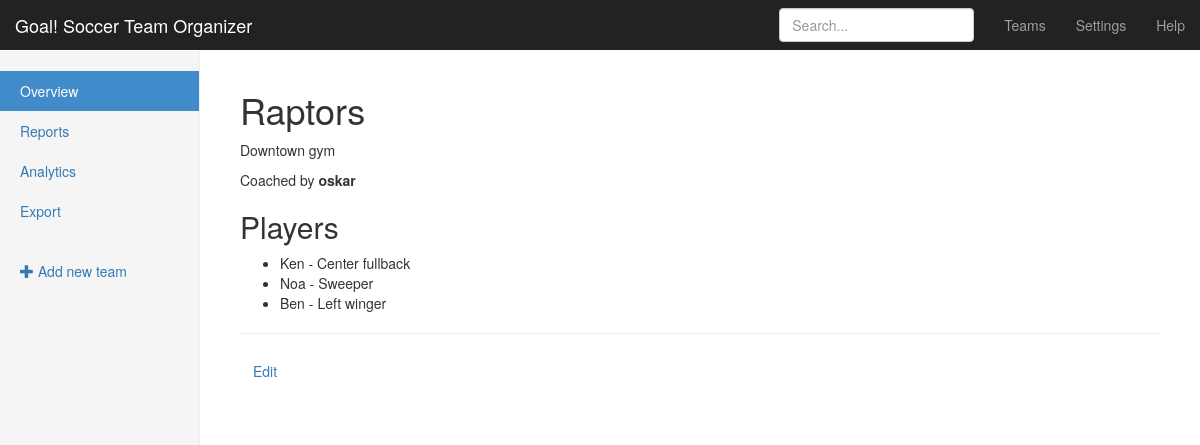
Before: /teams/2/ with the older database file.
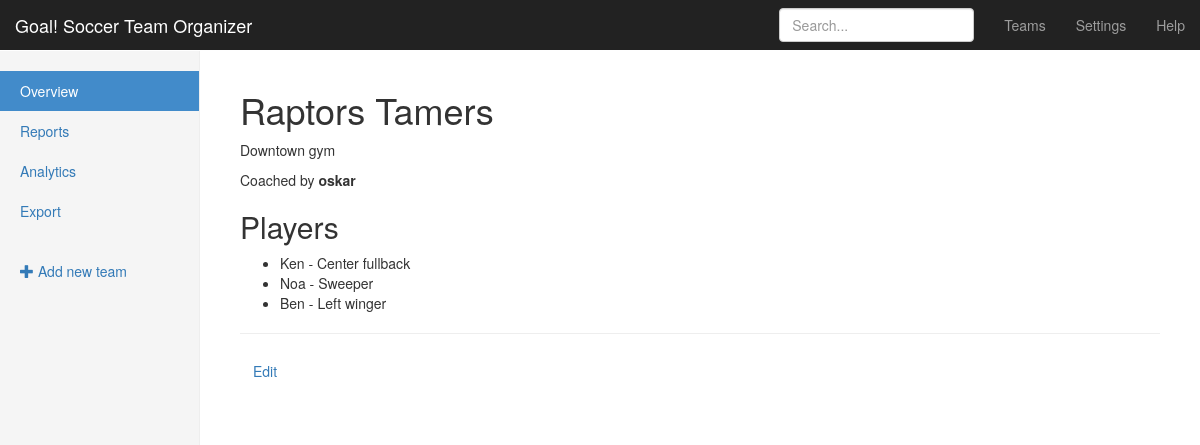
After: the same page with the newer database file.
### teams/models.py (models this page shows, shortened)
class Team(models.Model):
    name = models.CharField(max_length=255)
    coach = models.ForeignKey(User, related_name='teams')
    practice_location = models.CharField(max_length=255)

class Player(models.Model):
    name = models.CharField(max_length=255)
    age = models.PositiveIntegerField()
    position = models.CharField(choices=POSITIONS, max_length=3)
    team = models.ForeignKey(Team, related_name='players')

### teams/views.py (the view)
# urls.py: url(r'^(?P<pk>\d+)/$', views.TeamDetailView.as_view(), name='detail'),
class TeamDetailView(DetailView, UpdateView):
	fields = ('name', 'practice_location', 'coach')
	model = models.Team
	template_name = 'teams/team_detail.html'

### teams/templates/teams/team_detail.html (shortened to what this page needs)
{% extends "teams/_layout.html" %}
{% block body_content %}
<h1>{{ team.name  }}</h1>
<p class="muted">{{ team.practice_location }}</p>
<p>Coached by <strong>{{ team.coach.get_full_name|default:team.coach }}</strong></p>
<h2>Players</h2>
<ul>
{% for player in team.players.all %}
	<li>{{ player.name }} - {{ player.get_position_display }}</li>
{% endfor %}
</ul>
<hr>
<p><a href="{% url 'teams:update' pk=team.pk %}" class="btn">Edit</a></p>
{% endblock %}

### teams/templates/teams/_layout.html
{% extends "_layout.html" %}
{% block sidebar_content %}
<ul class="nav nav-sidebar">
	<li class="active"><a href="#">Overview
		<span class="sr-only">(current)</span></a></li>
	<li><a href="#">Reports</a></li>
	<li><a href="#">Analytics</a></li>
	<li><a href="#">Export</a></li>
</ul>
<ul class="nav nav-sidebar">
	<li><a href="{% url 'teams:create' %}"><span class="glyphicon glyphicon-plus" aria-hidden="true"></span> Add new team</a></li>
</ul>
{% endblock %}

### templates/_layout.html (shortened to what this page needs)
<!DOCTYPE html>
<html lang="en">
    <head>
        {% load static from staticfiles %}
        <link rel="stylesheet" href="https://maxcdn.bootstrapcdn.com/bootstrap/3.3.6/css/bootstrap.min.css">
        <link rel="stylesheet" href="{% static 'css/goal.css' %}">
    </head>
    <body>
        <nav class="navbar navbar-inverse navbar-fixed-top">
            <div class="container-fluid">
                <div class="navbar-header">
                    <a class="navbar-brand" href="#">Goal! Soccer Team Organizer</a>
                </div>
                <div id="navbar" class="navbar-collapse collapse">
                    <ul class="nav navbar-nav navbar-right">
						<li><a href="{% url 'teams:list' %}">Teams</a></li>
                        <li><a href="#">Settings</a></li>
                        <li><a href="#">Help</a></li>
                    </ul>
                    <form class="navbar-form navbar-right">
                        <input type="text" class="form-control" placeholder="Search...">
                    </form>
                </div>
            </div>
        </nav>
        <div class="container-fluid">
            <div class="row">
				{% block sidebar %}
                <div class="col-sm-3 col-md-2 sidebar">
					{% block sidebar_content %}{% endblock %}
                </div>
				{% endblock %}
                <div class="col-sm-9 col-sm-offset-3 col-md-10 col-md-offset-2 main">
                    {% block body_content %}{% endblock %}
                </div>
            </div>
        </div>
    </body>
</html>

### assets/css/goal.css (style rules this page uses)
body { padding-top: 50px; }
.navbar-fixed-top { border: 0; }
.sidebar { display: none; }
@media (min-width: 768px) { .sidebar { position: fixed; top: 51px; bottom: 0; left: 0; z-index: 1000; display: block; padding: 20px; overflow-x: hidden; overflow-y: auto; background-color: #f5f5f5; border-right: 1px solid #eee; } }
.nav-sidebar { margin-right: -21px; margin-bottom: 20px; margin-left: -20px; }
.nav-sidebar > li > a { padding-right: 20px; padding-left: 20px; }
.nav-sidebar > .active > a, .nav-sidebar > .active > a:hover, .nav-sidebar > .active > a:focus { color: #fff; background-color: #428bca; }
.main { padding: 20px; }
@media (min-width: 768px) { .main { padding-right: 40px; padding-left: 40px; } }

Changed rows visible on the page:
changed Team "Downtown gym": name "Raptors" → "Raptors Tamers"
